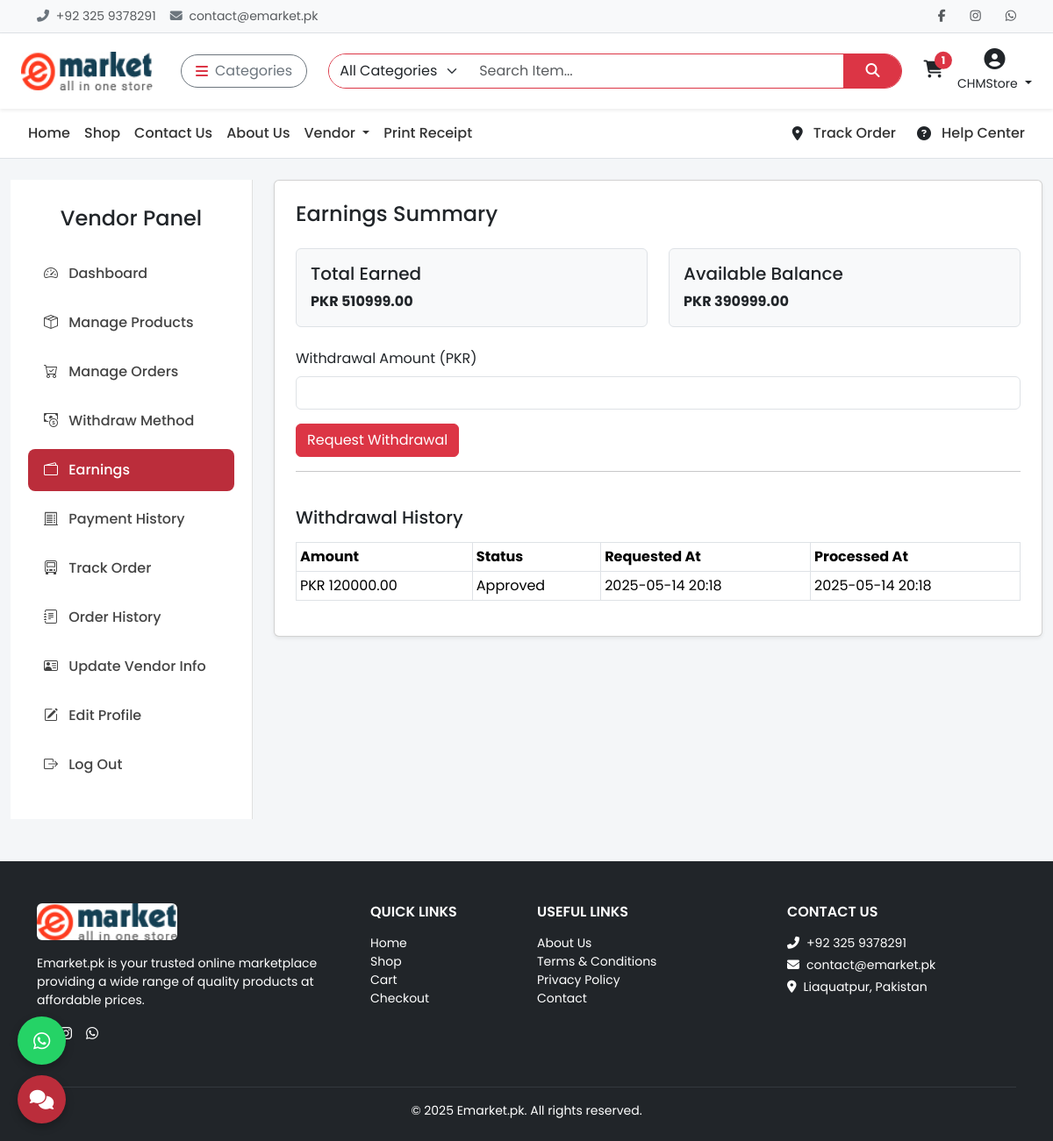
/vendor/earnings/ (signed in), run on the app's committed database.
### api/models.py (models this page shows, shortened)
class Cart(models.Model):
    user = models.ForeignKey(settings.AUTH_USER_MODEL, on_delete=models.CASCADE, null=True, blank=True)
    session_key = models.CharField(max_length=40, null=True, blank=True)
    created_at = models.DateTimeField(auto_now_add=True)
    coupon = models.ForeignKey(Coupon, on_delete=models.SET_NULL, null=True, blank=True)
    total = models.DecimalField(max_digits=10, decimal_places=2, default=0)
    def total_amount(self):
        return self.total
    @property
    def total_items(self):
        return sum(item.quantity for item in self.items.all())
    @staticmethod
    def get_or_create_cart(request):
        if request.user.is_authenticated:
            cart, _ = Cart.objects.get_or_create(user=request.user, session_key=None)
        else:
            session_key = request.session.session_key
            if not session_key:
                request.session.create()
                session_key = request.session.session_key
            cart, _ = Cart.objects.get_or_create(user=None, session_key=session_key)
        return cart

class CartItem(models.Model):
    cart = models.ForeignKey(Cart, related_name='items', on_delete=models.CASCADE)
    product = models.ForeignKey('Product', on_delete=models.CASCADE)
    color = models.ForeignKey('ProductColorVariant', on_delete=models.SET_NULL, null=True, blank=True)
    size = models.ForeignKey('ProductSizeVariant', on_delete=models.SET_NULL, null=True, blank=True)
    quantity = models.PositiveIntegerField(default=1)
    @property
    def total_price(self):
        base_price = self.product.base_price
        color_price = self.color.price if self.color else Decimal(0)
        size_price = self.size.price if self.size else Decimal(0)
        return (base_price + color_price + size_price) * self.quantity

class CustomUser(AbstractUser):
    email = models.EmailField(unique=True)
    phone = models.CharField(max_length=20, blank=True)
    profile_image = models.ImageField(upload_to='profiles/', blank=True, null=True)
    is_vendor = models.BooleanField(default=False)
    is_customer = models.BooleanField(default=True)
    address = models.TextField(blank=True)

class Vendor(models.Model):
    user = models.OneToOneField(settings.AUTH_USER_MODEL, related_name='vendor', on_delete=models.CASCADE)
    vendor_slug = models.SlugField(blank=True, null=True)
    slug = models.SlugField(blank=True, null=True)
    business_name = models.CharField(max_length=255)
    business_type = models.CharField(max_length=100, choices=[
        ('Individual', 'Individual'),
        ('Company', 'Company'),
        ('Agency', 'Agency'),
    ])
    registration_number = models.CharField(max_length=100)
    tax_id = models.CharField(max_length=100, blank=True, null=True)
    business_description = models.TextField(blank=True)
    phone_number = models.CharField(max_length=20)
    alternate_phone = models.CharField(max_length=20, blank=True, null=True)
    address = models.TextField()
    city = models.CharField(max_length=100)
    state = models.CharField(max_length=100)
    zip_code = models.CharField(max_length=20)
    country = models.CharField(max_length=100)
    bank_name = models.CharField(max_length=100)
    account_holder_name = models.CharField(max_length=100)
    account_number = models.CharField(max_length=100)
    swift_code = models.CharField(max_length=100)
    total_earnings = models.DecimalField(max_digits=10, decimal_places=2, default=0)
    available_balance = models.DecimalField(max_digits=10, decimal_places=2, default=0)
    business_license = models.FileField(upload_to='vendor/licenses/')
    tax_certificate = models.FileField(upload_to='vendor/tax_docs/', blank=True, null=True)
    id_proof = models.FileField(upload_to='vendor/id_proof/')
    logo = models.ImageField(upload_to='vendor/logos/', blank=True, null=True)
    website = models.URLField(blank=True, null=True)
    social_links = models.TextField(blank=True, help_text="Add links separated by commas")
    average_rating = models.DecimalField(max_digits=3, decimal_places=2, default=0.0)
    total_reviews = models.PositiveIntegerField(default=0)
    verified_vendor = models.BooleanField(default=False)
    preferred_payment_method = models.CharField(max_length=50, choices=[
        ('Bank Transfer', 'Bank Transfer'),
        ('PayPal', 'PayPal'),
    ])
    is_payment_info_verified = models.BooleanField(default=False)
    agreed_to_terms = models.BooleanField(default=False)
    created_at = models.DateTimeField(auto_now_add=True)
    def save(self, *args, **kwargs):
        if not self.vendor_slug:
            self.vendor_slug = slugify(self.business_name)
        super().save(*args, **kwargs)

class Withdrawal(models.Model):
    STATUS_CHOICES = (
        ('Pending', 'Pending'),
        ('Approved', 'Approved'),
        ('Rejected', 'Rejected'),
    )
    vendor = models.ForeignKey(Vendor, on_delete=models.CASCADE)
    amount = models.DecimalField(max_digits=10, decimal_places=2)
    status = models.CharField(max_length=10, choices=STATUS_CHOICES, default='Pending')
    requested_at = models.DateTimeField(auto_now_add=True)
    processed_at = models.DateTimeField(auto_now_add=True,null=True, blank=True)

### api/vendashviews.py (the view, shortened to what this page needs)
# urls.py: path('vendor/earnings/', vendashviews.vendor_earnings, name='vendor_earnings'),
@login_required
def vendor_earnings(request):
    vendor = Vendor.objects.get(user=request.user)
    delivered_items = OrderItem.objects.filter(
        product__vendor=vendor,
        order__status='Delivered'
    )
    total_earned = sum(item.price * item.quantity for item in delivered_items)
    vendor.total_earnings = total_earned
    total_withdrawn = Withdrawal.objects.filter(
        vendor=vendor,
        status__in=['Pending', 'Approved']
    ).aggregate(total=models.Sum('amount'))['total'] or 0
    vendor.available_balance = total_earned - total_withdrawn
    vendor.save()
    withdrawals = Withdrawal.objects.filter(vendor=vendor).order_by('-requested_at')
    return render(request, 'vendor/vendor_earnings.html', {
        'vendor': vendor,
        'withdrawals': withdrawals,
    })

### api/context_processors.py (called while the page is built)
def cart_total_items(request):
    cart = Cart.get_or_create_cart(request)
    return {'cart': cart}

### templates/vendor/vendor_earnings.html (shortened to what this page needs)
{% extends 'base.html' %}
{% load static %}
{% block content %}
<div class="container-fluid mt-4">
  <div class="row">
    <div class="col-lg-3">
      <div class="sidebar">
        {% include 'includes/sidebar_vendor.html' %}
      </div>
    </div>
    <div class="col-lg-9">
      <div class="card shadow-sm p-4">
        <h4 class="mb-4">Earnings Summary</h4>
        <div class="row mb-4">
          <div class="col-md-6">
            <div class="border p-3 rounded bg-light">
              <h5>Total Earned</h5>
              <p class="mb-0 fw-bold">PKR {{ vendor.total_earnings }}</p>
            </div>
          </div>
          <div class="col-md-6">
            <div class="border p-3 rounded bg-light">
              <h5>Available Balance</h5>
              <p class="mb-0 fw-bold">PKR {{ vendor.available_balance }}</p>
            </div>
          </div>
        </div>
        <form method="post" onsubmit="return confirmWithdrawal();">
          <div class="mb-3">
            <label for="amount" class="form-label">Withdrawal Amount (PKR)</label>
            <input type="number" step="0.01" min="0" class="form-control" id="amount" name="amount" required>
          </div>
          <button type="submit" class="btn btn-danger">Request Withdrawal</button>
        </form>
        <hr>
        <h5 class="mt-4">Withdrawal History</h5>
        <table class="table table-sm table-bordered mt-2">
          <thead>
            <tr>
              <th>Amount</th>
              <th>Status</th>
              <th>Requested At</th>
              <th>Processed At</th>
            </tr>
          </thead>
          <tbody>
            {% for w in withdrawals %}
            <tr>
              <td>PKR {{ w.amount }}</td>
              <td>{{ w.status }}</td>
              <td>{{ w.requested_at|date:"Y-m-d H:i" }}</td>
              <td>{{ w.processed_at|date:"Y-m-d H:i" }}</td>
            </tr>
            {% empty %}
            <tr>
              <td colspan="4" class="text-center">No withdrawals yet.</td>
            </tr>
            {% endfor %}
          </tbody>
        </table>
      </div>
    </div>
  </div>
</div>
{% include 'includes/footer.html' %}
{% endblock %}

### templates/includes/header.html (shortened to what this page needs)
{% load static %}
<div class="topbar border-bottom bg-light py-2 small">
  <div class="container d-flex justify-content-between align-items-center flex-wrap">
    <div class="text-muted d-flex align-items-center gap-3">
      <span><i class="fas fa-phone-alt me-1 text-secondary"></i> +92 325 9378291</span>
      <span><i class="fas fa-envelope me-1 text-secondary"></i> contact@emarket.pk</span>
    </div>
    <div class="d-flex align-items-center gap-3 mt-2 mt-md-0">
      <a href="https://www.facebook.com/ChoudharyMuhammadArslan" class="text-muted"><i class="fab fa-facebook-f"></i></a>
      <a href="https://www.instagram.com/choudharymuhammadarslan/" class="text-muted"><i class="fab fa-instagram"></i></a>
      <a href="https://wa.me/923229989145" class="text-muted"><i class="fab fa-whatsapp"></i></a>
    </div>
  </div>
</div>
<nav class="navbar navbar-expand-lg bg-white shadow-sm py-3 sticky-top">
  <div class="container-fluid px-4">
    <a class="navbar-brand fw-bold me-4 d-flex align-items-center" href="{% url 'home' %}">
      <img src="{% static 'images/logo.jpg' %}" alt="Logo" width="150" height="30" class="me-2 rounded">
    </a>
    <div class="dropdown me-3">
      <button class="btn btn-outline-secondary d-flex align-items-center rounded-pill px-3" type="button" data-bs-toggle="dropdown">
        <i class="fas fa-bars me-2 text-danger"></i> Categories
      </button>
    </div>
    <form class="d-flex flex-grow-1 mx-2" method="GET" action="{% url 'search_products' %}">
      <div class="input-group rounded-pill overflow-hidden border border-danger">
        <select name="category" class="form-select border-0" style="max-width: 160px;">
          <option value="">All Categories</option>
        </select>
        <input type="search" name="q" class="form-control border-0" placeholder="Search Item..." required>
        <button class="btn btn-danger rounded-0 px-4" type="submit"><i class="fas fa-search"></i></button>
      </div>
    </form>
    <div class="d-flex align-items-center ms-3 gap-3">
      <a href="#" id="cart-icon" class="text-dark position-relative" data-bs-toggle="offcanvas" data-bs-target="#cartSidebar">
        <i class="fas fa-shopping-cart fs-5"></i>
        {% if cart.total_items > 0 %}
        <span class="position-absolute top-0 start-100 translate-middle badge rounded-pill bg-danger">
          {{ cart.total_items }}
        </span>
        {% endif %}
        <br>
      </a>
{% if user.is_authenticated %}
  <div class="dropdown text-center">
    <a href="#" class="text-dark text-decoration-none dropdown-toggle" data-bs-toggle="dropdown">
      <i class="fas fa-user-circle fs-4"></i><br>
      <small>{{ user.username }}</small>
    </a>
  </div>
{% else %}
  <a href="#" class="text-dark text-decoration-none text-center" data-bs-toggle="modal" data-bs-target="#loginModal">
    <i class="fas fa-sign-in-alt fs-5"></i><br><small>Login</small>
  </a>
{% endif %}
    </div>
  </div>
</nav>

### templates/base.html (style rules this page uses)
* { font-family: 'Poppins', sans-serif; }
body { background-color: #f4f4f4; }
.topbar { background-color: #f8f9fa; font-size: 14px; padding: 6px 0; }
.topbar a { color: #333; margin-left: 12px; transition: color 0.2s ease; }
.navbar-brand img { height: 44px; }

### templates/vendor/vendor_earnings.html (style rules this page uses)
body { background-color: #f4f6f8; font-family: 'Poppins', sans-serif; }
.sidebar { background: white; padding: 30px 20px; border-right: 1px solid #e0e0e0; min-height: 100%; }

### data on the page
Cart: total_items "1"
CustomUser: username "CHMStore"
Vendor: total_earnings "510999.00", available_balance "390999.00"
Withdrawal: amount "120000.00", status "Approved", requested_at "2025-05-14 20:18", processed_at "2025-05-14 20:18"

### other printed values
{{ year|default:2025 }} "2025"
